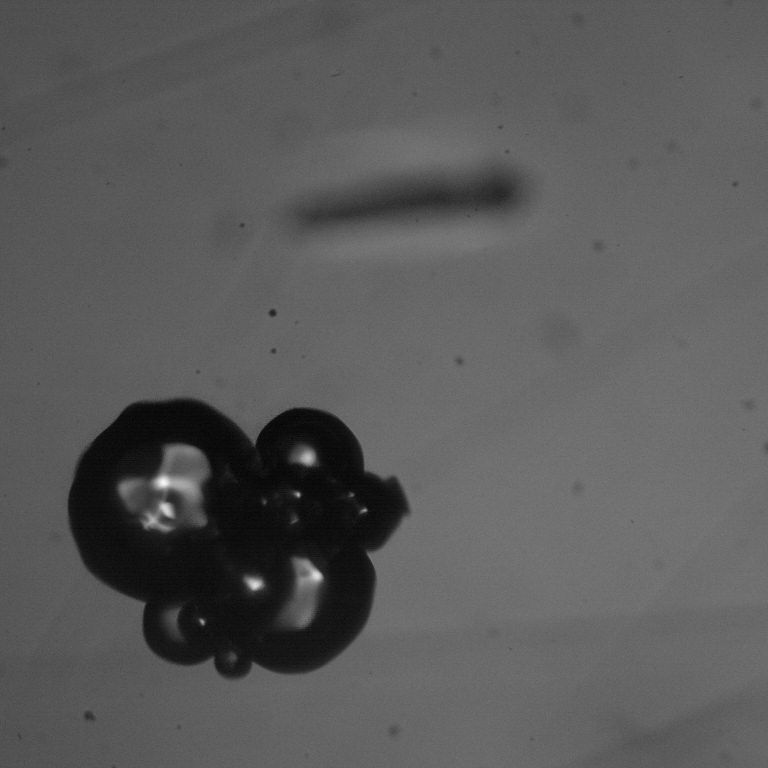
#> input picture data/data_base/train/12.5_alcohol/30933.jpeg, 768 x 768 px
$ python making_table_train_nonfixed_data.py   (older library calls are emulated)
#> lines starting #> are read from the running program, lines starting #| are printed output that depends on the picture; after the words box and inside, x2 and y2 are one past the last pixel; in counts of white or black regions, pixels touching at a corner belong together
import cv2
import numpy as np
from math import hypot, pi
import matplotlib.pyplot as plt
import os
from tqdm import tqdm
import pandas as pd
from pathlib import Path

SAVE_PATH = 'data/data_base/output_train'
all_files = list()

if os.path.exists('data/data_base/tmp_csv_train'):
    pass
else:
    os.mkdir('data/data_base/tmp_csv_train')

for root, dirs, files in os.walk('data/data_base/train'):
    for file in files:
        if file.endswith('.jpeg'):
            all_files.append(os.path.join(root, file)
                             )
for file in tqdm(all_files):
    if os.path.exists(SAVE_PATH):
        pass
    else:
        os.mkdir(SAVE_PATH)
    if os.path.exists(os.path.join(SAVE_PATH, file.split(os.sep)[-2])):
        pass
    else:
        os.mkdir(os.path.join(SAVE_PATH, file.split(os.sep)[-2]))

    new_save_path = os.path.join(SAVE_PATH, file.split(os.sep)[-2])
    folder_name = file.split(os.sep)[-2]
    file_name = file.split(os.sep)[-1]
    font = cv2.FONT_HERSHEY_SIMPLEX
    img = cv2.imread(file)
#> img is the input picture: shape (768, 768, 3); min 0, max 247, mean 89.5
    cv2.imwrite(os.path.join(new_save_path, file.split(os.sep)[-1]), img)
    height = img.shape[0]
#> height = 768
    width = img.shape[1]
#> width = 768
    gray = cv2.cvtColor(img, cv2.COLOR_RGB2GRAY)
    gray = cv2.GaussianBlur(gray, (7, 7), 0)
    ret, thresh = cv2.threshold(gray, 40, 255, 0, cv2.THRESH_BINARY)
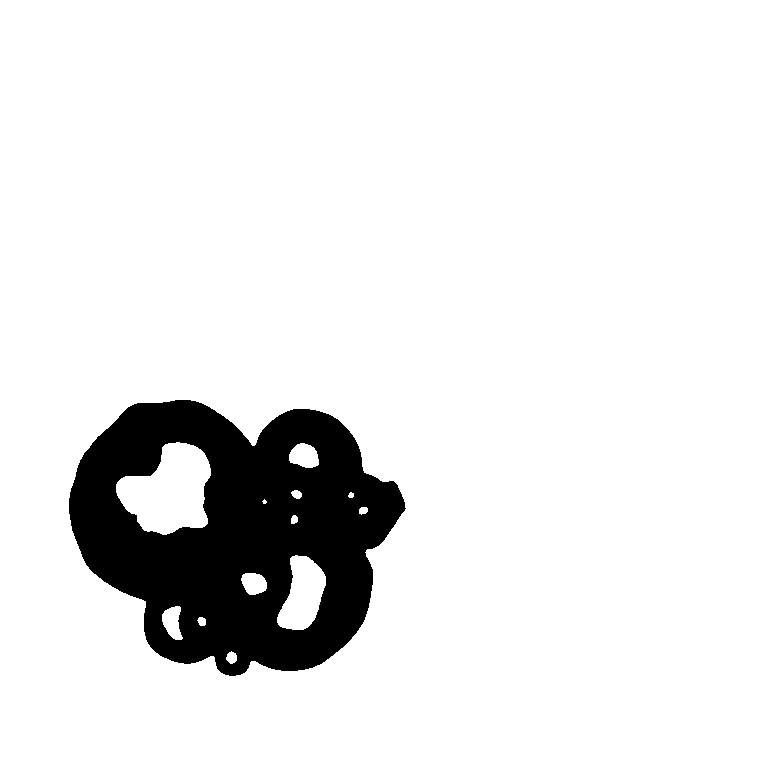
#> thresh: shape (768, 768); 90.3% white; 1 black region
    _, contours, hierarchy = cv2.findContours(
        image=thresh, mode=cv2.RETR_TREE, method=cv2.CHAIN_APPROX_NONE)
#> contours = 14 contours, 2 with area under 20; largest, box (x1, y1, x2, y2) and area: (0, 0, 768, 768) 588289, (68, 399, 407, 677) 67672, (116, 442, 211, 535) 5693, (277, 555, 326, 630) 2292, (289, 443, 319, 468) 528
    a = 1
    b = 0

    for i, contour in enumerate(contours):
        if a < len(contour) and [0, 0] not in contour and [0, height] not in contour and [width, height] not in contour and [width, 0] not in contour:
            a = len(contour)
            b = i
            bigger_contour = contour
        else:
            pass
#> this loop made 14 passes
#> (a, b) on pass 2: (952, 1)
#> after the loop, a = 952; b = 1; bigger_contour = contour of 952 points, box (x1, y1, x2, y2) (68, 399, 407, 677), area 67672

    try:
        M = cv2.moments(bigger_contour)
#> M = moments, m00 67672, centre m10/m00, m01/m00 = (233.8, 531.8)
        cX = int(M["m10"] / M["m00"])
#> cX = 233
        cY = int(M["m01"] / M["m00"])
#> cY = 531
        centre_coordinstes = (cX, cY)
#> centre_coordinstes = (233, 531)
        cv2.putText(img, ".", (cX, cY), font, 0.5, (255, 255, 255), 2)
#> img: shape (768, 768, 3); under 0.01% of pixels changed, all inside (x1, y1, x2, y2) = (234, 529, 238, 533)
    except Exception as e:
        pass

    distance = []

    for point in bigger_contour:
        new_distance = hypot(point[0][0] - cX, point[0][1] - cY)
        distance.append(new_distance)
#> this loop made 952 passes
#> (point, new_distance) on passes 1 to 3: ([[174, 400]], 143.7), ([[175, 399]], 144.2), ([[176, 399]], 143.8)
#> after the loop, distance = 952 values, max 174.5 at index 285, min 88.07 at index 81, mean 145.8
    distance = np.array(distance)
    dist_res = distance
#> dist_res has the same summary as distance
    distance = min(distance)
#> distance = 88.07
    radius = distance
#> radius = 88.07
    color = (255, 0, 0)
    new_img = cv2.circle(img, centre_coordinstes,
                         int(distance), color, thickness=4)

    for cnt in contours:
        approx = cv2.approxPolyDP(cnt, 9 * cv2.arcLength(cnt, True), True)
#> (the run stopped early here; a loop or call above may not have finished)
